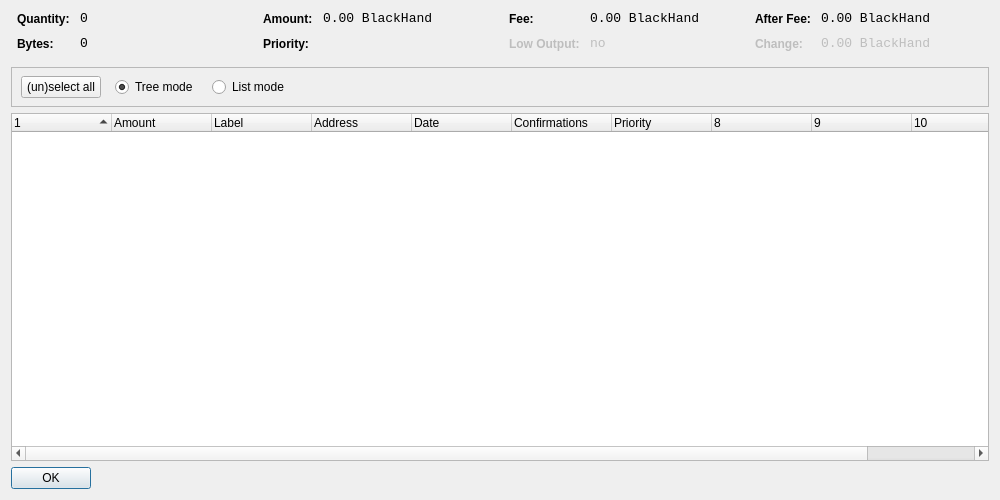
<?xml version="1.0" encoding="UTF-8"?>
<ui version="4.0">
 <class>CoinControlDialog</class>
 <widget class="QDialog" name="CoinControlDialog">
  <property name="geometry">
   <rect>
    <x>0</x>
    <y>0</y>
    <width>1000</width>
    <height>500</height>
   </rect>
  </property>
  <property name="windowTitle">
   <string>Coin Control</string>
  </property>
  <layout class="QVBoxLayout" name="verticalLayout">
   <item>
    <layout class="QHBoxLayout" name="horizontalLayoutTop" stretch="0,0,0,0">
     <property name="topMargin">
      <number>0</number>
     </property>
     <property name="bottomMargin">
      <number>10</number>
     </property>
     <item>
      <layout class="QFormLayout" name="formLayoutCoinControl1">
       <property name="horizontalSpacing">
        <number>10</number>
       </property>
       <property name="verticalSpacing">
        <number>10</number>
       </property>
       <property name="leftMargin">
        <number>6</number>
       </property>
       <property name="rightMargin">
        <number>6</number>
       </property>
       <item row="0" column="0">
        <widget class="QLabel" name="labelCoinControlQuantityText">
         <property name="styleSheet">
          <string notr="true">font-weight:bold;</string>
         </property>
         <property name="text">
          <string>Quantity:</string>
         </property>
        </widget>
       </item>
       <item row="0" column="1">
        <widget class="QLabel" name="labelCoinControlQuantity">
         <property name="font">
          <font>
           <family>Monospace</family>
           <pointsize>10</pointsize>
          </font>
         </property>
         <property name="cursor">
          <cursorShape>IBeamCursor</cursorShape>
         </property>
         <property name="contextMenuPolicy">
          <enum>Qt::ActionsContextMenu</enum>
         </property>
         <property name="text">
          <string>0</string>
         </property>
         <property name="textInteractionFlags">
          <set>Qt::LinksAccessibleByMouse|Qt::TextSelectableByKeyboard|Qt::TextSelectableByMouse</set>
         </property>
        </widget>
       </item>
       <item row="1" column="0">
        <widget class="QLabel" name="labelCoinControlBytesText">
         <property name="styleSheet">
          <string notr="true">font-weight:bold;</string>
         </property>
         <property name="text">
          <string>Bytes:</string>
         </property>
        </widget>
       </item>
       <item row="1" column="1">
        <widget class="QLabel" name="labelCoinControlBytes">
         <property name="font">
          <font>
           <family>Monospace</family>
           <pointsize>10</pointsize>
          </font>
         </property>
         <property name="cursor">
          <cursorShape>IBeamCursor</cursorShape>
         </property>
         <property name="contextMenuPolicy">
          <enum>Qt::ActionsContextMenu</enum>
         </property>
         <property name="text">
          <string>0</string>
         </property>
         <property name="textInteractionFlags">
          <set>Qt::LinksAccessibleByMouse|Qt::TextSelectableByKeyboard|Qt::TextSelectableByMouse</set>
         </property>
        </widget>
       </item>
      </layout>
     </item>
     <item>
      <layout class="QFormLayout" name="formLayoutCoinControl2">
       <property name="horizontalSpacing">
        <number>10</number>
       </property>
       <property name="verticalSpacing">
        <number>10</number>
       </property>
       <property name="leftMargin">
        <number>6</number>
       </property>
       <property name="rightMargin">
        <number>6</number>
       </property>
       <item row="0" column="0">
        <widget class="QLabel" name="labelCoinControlAmountText">
         <property name="styleSheet">
          <string notr="true">font-weight:bold;</string>
         </property>
         <property name="text">
          <string>Amount:</string>
         </property>
        </widget>
       </item>
       <item row="0" column="1">
        <widget class="QLabel" name="labelCoinControlAmount">
         <property name="font">
          <font>
           <family>Monospace</family>
           <pointsize>10</pointsize>
          </font>
         </property>
         <property name="cursor">
          <cursorShape>IBeamCursor</cursorShape>
         </property>
         <property name="contextMenuPolicy">
          <enum>Qt::ActionsContextMenu</enum>
         </property>
         <property name="text">
          <string>0.00 BlackHand</string>
         </property>
         <property name="textInteractionFlags">
          <set>Qt::LinksAccessibleByMouse|Qt::TextSelectableByKeyboard|Qt::TextSelectableByMouse</set>
         </property>
        </widget>
       </item>
       <item row="1" column="0">
        <widget class="QLabel" name="labelCoinControlPriorityText">
         <property name="styleSheet">
          <string notr="true">font-weight:bold;</string>
         </property>
         <property name="text">
          <string>Priority:</string>
         </property>
        </widget>
       </item>
       <item row="1" column="1">
        <widget class="QLabel" name="labelCoinControlPriority">
         <property name="font">
          <font>
           <family>Monospace</family>
           <pointsize>10</pointsize>
          </font>
         </property>
         <property name="cursor">
          <cursorShape>IBeamCursor</cursorShape>
         </property>
         <property name="contextMenuPolicy">
          <enum>Qt::ActionsContextMenu</enum>
         </property>
         <property name="text">
          <string/>
         </property>
         <property name="textInteractionFlags">
          <set>Qt::LinksAccessibleByMouse|Qt::TextSelectableByKeyboard|Qt::TextSelectableByMouse</set>
         </property>
        </widget>
       </item>
      </layout>
     </item>
     <item>
      <layout class="QFormLayout" name="formLayoutCoinControl3">
       <property name="horizontalSpacing">
        <number>10</number>
       </property>
       <property name="verticalSpacing">
        <number>10</number>
       </property>
       <property name="leftMargin">
        <number>6</number>
       </property>
       <property name="rightMargin">
        <number>6</number>
       </property>
       <item row="0" column="0">
        <widget class="QLabel" name="labelCoinControlFeeText">
         <property name="styleSheet">
          <string notr="true">font-weight:bold;</string>
         </property>
         <property name="text">
          <string>Fee:</string>
         </property>
        </widget>
       </item>
       <item row="0" column="1">
        <widget class="QLabel" name="labelCoinControlFee">
         <property name="font">
          <font>
           <family>Monospace</family>
           <pointsize>10</pointsize>
          </font>
         </property>
         <property name="cursor">
          <cursorShape>IBeamCursor</cursorShape>
         </property>
         <property name="contextMenuPolicy">
          <enum>Qt::ActionsContextMenu</enum>
         </property>
         <property name="text">
          <string>0.00 BlackHand</string>
         </property>
         <property name="textInteractionFlags">
          <set>Qt::LinksAccessibleByMouse|Qt::TextSelectableByKeyboard|Qt::TextSelectableByMouse</set>
         </property>
        </widget>
       </item>
       <item row="1" column="0">
        <widget class="QLabel" name="labelCoinControlLowOutputText">
         <property name="enabled">
          <bool>false</bool>
         </property>
         <property name="styleSheet">
          <string notr="true">font-weight:bold;</string>
         </property>
         <property name="text">
          <string>Low Output:</string>
         </property>
        </widget>
       </item>
       <item row="1" column="1">
        <widget class="QLabel" name="labelCoinControlLowOutput">
         <property name="enabled">
          <bool>false</bool>
         </property>
         <property name="font">
          <font>
           <family>Monospace</family>
           <pointsize>10</pointsize>
          </font>
         </property>
         <property name="cursor">
          <cursorShape>IBeamCursor</cursorShape>
         </property>
         <property name="contextMenuPolicy">
          <enum>Qt::ActionsContextMenu</enum>
         </property>
         <property name="text">
          <string>no</string>
         </property>
         <property name="textInteractionFlags">
          <set>Qt::LinksAccessibleByMouse|Qt::TextSelectableByKeyboard|Qt::TextSelectableByMouse</set>
         </property>
        </widget>
       </item>
      </layout>
     </item>
     <item>
      <layout class="QFormLayout" name="formLayoutCoinControl4">
       <property name="horizontalSpacing">
        <number>10</number>
       </property>
       <property name="verticalSpacing">
        <number>10</number>
       </property>
       <property name="leftMargin">
        <number>6</number>
       </property>
       <property name="rightMargin">
        <number>6</number>
       </property>
       <item row="0" column="0">
        <widget class="QLabel" name="labelCoinControlAfterFeeText">
         <property name="styleSheet">
          <string notr="true">font-weight:bold;</string>
         </property>
         <property name="text">
          <string>After Fee:</string>
         </property>
        </widget>
       </item>
       <item row="0" column="1">
        <widget class="QLabel" name="labelCoinControlAfterFee">
         <property name="font">
          <font>
           <family>Monospace</family>
           <pointsize>10</pointsize>
          </font>
         </property>
         <property name="cursor">
          <cursorShape>IBeamCursor</cursorShape>
         </property>
         <property name="contextMenuPolicy">
          <enum>Qt::ActionsContextMenu</enum>
         </property>
         <property name="text">
          <string>0.00 BlackHand</string>
         </property>
         <property name="textInteractionFlags">
          <set>Qt::LinksAccessibleByMouse|Qt::TextSelectableByKeyboard|Qt::TextSelectableByMouse</set>
         </property>
        </widget>
       </item>
       <item row="1" column="0">
        <widget class="QLabel" name="labelCoinControlChangeText">
         <property name="enabled">
          <bool>false</bool>
         </property>
         <property name="styleSheet">
          <string notr="true">font-weight:bold;</string>
         </property>
         <property name="text">
          <string>Change:</string>
         </property>
        </widget>
       </item>
       <item row="1" column="1">
        <widget class="QLabel" name="labelCoinControlChange">
         <property name="enabled">
          <bool>false</bool>
         </property>
         <property name="font">
          <font>
           <family>Monospace</family>
           <pointsize>10</pointsize>
          </font>
         </property>
         <property name="cursor">
          <cursorShape>IBeamCursor</cursorShape>
         </property>
         <property name="contextMenuPolicy">
          <enum>Qt::ActionsContextMenu</enum>
         </property>
         <property name="text">
          <string>0.00 BlackHand</string>
         </property>
         <property name="textInteractionFlags">
          <set>Qt::LinksAccessibleByMouse|Qt::TextSelectableByKeyboard|Qt::TextSelectableByMouse</set>
         </property>
        </widget>
       </item>
      </layout>
     </item>
    </layout>
   </item>
   <item>
    <widget class="QFrame" name="frame">
     <property name="minimumSize">
      <size>
       <width>0</width>
       <height>40</height>
      </size>
     </property>
     <property name="frameShape">
      <enum>QFrame::StyledPanel</enum>
     </property>
     <property name="frameShadow">
      <enum>QFrame::Sunken</enum>
     </property>
     <widget class="QWidget" name="horizontalLayoutWidget">
      <property name="geometry">
       <rect>
        <x>10</x>
        <y>0</y>
        <width>781</width>
        <height>41</height>
       </rect>
      </property>
      <layout class="QHBoxLayout" name="horizontalLayoutPanel" stretch="0,0,0,0,0">
       <property name="spacing">
        <number>14</number>
       </property>
       <item>
        <widget class="QPushButton" name="pushButtonSelectAll">
         <property name="sizePolicy">
          <sizepolicy hsizetype="Maximum" vsizetype="Fixed">
           <horstretch>0</horstretch>
           <verstretch>0</verstretch>
          </sizepolicy>
         </property>
         <property name="text">
          <string>(un)select all</string>
         </property>
        </widget>
       </item>
       <item>
        <widget class="QRadioButton" name="radioTreeMode">
         <property name="sizePolicy">
          <sizepolicy hsizetype="Maximum" vsizetype="Fixed">
           <horstretch>0</horstretch>
           <verstretch>0</verstretch>
          </sizepolicy>
         </property>
         <property name="text">
          <string>Tree mode</string>
         </property>
         <property name="checked">
          <bool>true</bool>
         </property>
        </widget>
       </item>
       <item>
        <widget class="QRadioButton" name="radioListMode">
         <property name="sizePolicy">
          <sizepolicy hsizetype="Maximum" vsizetype="Fixed">
           <horstretch>0</horstretch>
           <verstretch>0</verstretch>
          </sizepolicy>
         </property>
         <property name="text">
          <string>List mode</string>
         </property>
        </widget>
       </item>
       <item>
        <spacer name="horizontalSpacer">
         <property name="orientation">
          <enum>Qt::Horizontal</enum>
         </property>
         <property name="sizeHint" stdset="0">
          <size>
           <width>40</width>
           <height>20</height>
          </size>
         </property>
        </spacer>
       </item>
      </layout>
     </widget>
    </widget>
   </item>
   <item>
    <widget class="CoinControlTreeWidget" name="treeWidget">
     <property name="contextMenuPolicy">
      <enum>Qt::CustomContextMenu</enum>
     </property>
     <property name="sortingEnabled">
      <bool>false</bool>
     </property>
     <property name="columnCount">
      <number>11</number>
     </property>
     <attribute name="headerShowSortIndicator" stdset="0">
      <bool>true</bool>
     </attribute>
     <attribute name="headerStretchLastSection">
      <bool>false</bool>
     </attribute>
     <column>
      <property name="text">
       <string/>
      </property>
     </column>
     <column>
      <property name="text">
       <string>Amount</string>
      </property>
     </column>
     <column>
      <property name="text">
       <string>Label</string>
      </property>
     </column>
     <column>
      <property name="text">
       <string>Address</string>
      </property>
     </column>
     <column>
      <property name="text">
       <string>Date</string>
      </property>
     </column>
     <column>
      <property name="text">
       <string>Confirmations</string>
      </property>
      <property name="toolTip">
       <string>Confirmed</string>
      </property>
     </column>
     <column>
      <property name="text">
       <string>Priority</string>
      </property>
     </column>
     <column>
      <property name="text">
       <string/>
      </property>
     </column>
     <column>
      <property name="text">
       <string/>
      </property>
     </column>
     <column>
      <property name="text">
       <string/>
      </property>
     </column>
     <column>
      <property name="text">
       <string/>
      </property>
     </column>
    </widget>
   </item>
   <item>
    <widget class="QDialogButtonBox" name="buttonBox">
     <property name="sizePolicy">
      <sizepolicy hsizetype="Maximum" vsizetype="Fixed">
       <horstretch>0</horstretch>
       <verstretch>0</verstretch>
      </sizepolicy>
     </property>
     <property name="orientation">
      <enum>Qt::Horizontal</enum>
     </property>
     <property name="standardButtons">
      <set>QDialogButtonBox::Ok</set>
     </property>
    </widget>
   </item>
  </layout>
 </widget>
 <customwidgets>
  <customwidget>
   <class>CoinControlTreeWidget</class>
   <extends>QTreeWidget</extends>
   <header>coincontroltreewidget.h</header>
  </customwidget>
 </customwidgets>
 <resources/>
 <connections/>
</ui>
